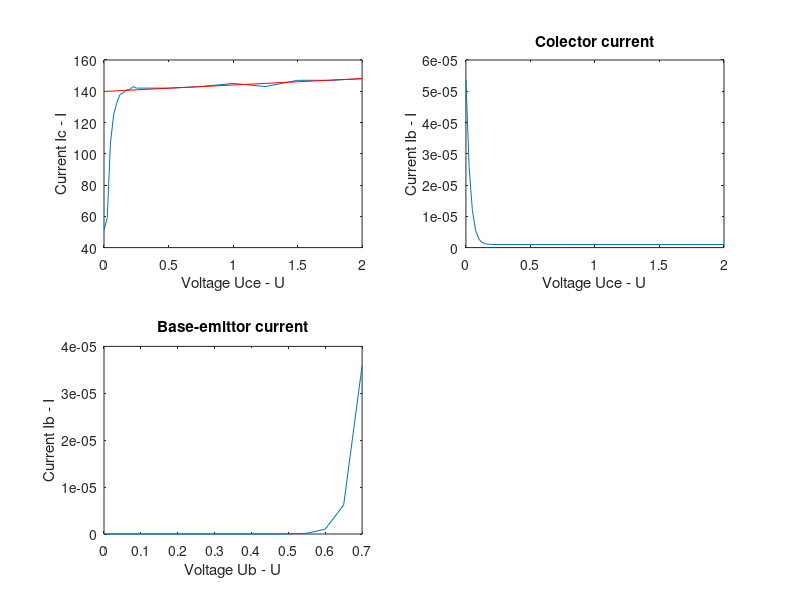

Recreate this plot in MATLAB.
% With Ub = 0.6V
Uce = [0 0.025 0.05 0.075 0.1 0.125 0.15 0.175 0.2 0.225 0.25 0.5 0.75 1 1.25 1.5 1.75 2];
Ic = [51 59 107 125 133 138 139 141 141 143 142 142 143 145 143 147 147 148];

Uca = Uce(6:end);
Ica = Ic(6:end);
p = polyfit(Uca, Ica, 1);
p(2)
p(1)
p(2) / p(1); % Prints the early voltage.

subplot(2,2,1)
plot(Uce, Ic);
hold on;
plot(Uce, polyval(p, Uce), 'r');
xlabel('Voltage Uce - U');
ylabel('Current Ic - I');

Ib1 = [53.68 25.57 11.99 5.49 2.74 1.68 1.24 1.08 1.02 0.99 0.98 0.98 0.98 0.98 0.98 0.98 0.98 0.98] * 1e-6;
subplot(2,2,2);
plot(Uce, Ib1);
xlabel('Voltage Uce - U');
ylabel('Current Ib - I');
title('Colector current');

% With Uc = 0.5
Ub = [0 0.05 0.1 0.15 0.2 0.25 0.3 0.35 0.4 0.45 0.5 0.55 0.6 0.65 0.7];
Ib = [0 0 0 0 0 0 0 0 0 0 0.02 0.16 1.03 6.19 35.86].*1e-6;
subplot(2,2,3);
plot(Ub, Ib)
xlabel('Voltage Ub - U');
ylabel('Current Ib - I');
title('Base-emittor current')
